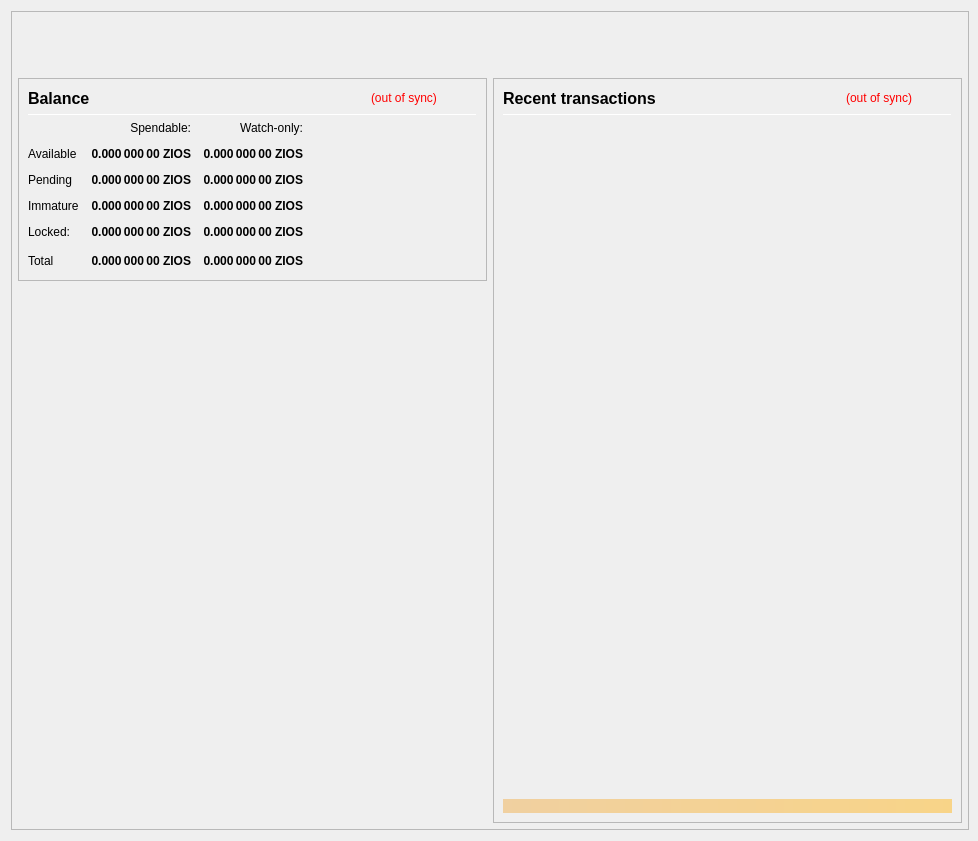
<?xml version="1.0" encoding="UTF-8"?>
<ui version="4.0">
 <class>OverviewPage</class>
 <widget class="QWidget" name="OverviewPage">
  <property name="geometry">
   <rect>
    <x>0</x>
    <y>0</y>
    <width>978</width>
    <height>841</height>
   </rect>
  </property>
  <property name="minimumSize">
   <size>
    <width>960</width>
    <height>682</height>
   </size>
  </property>
  <property name="font">
   <font>
    <weight>50</weight>
    <bold>false</bold>
   </font>
  </property>
  <property name="windowTitle">
   <string>Form</string>
  </property>
  <layout class="QVBoxLayout" name="topLayout" stretch="0">
   <property name="rightMargin">
    <number>9</number>
   </property>
   <item>
    <widget class="QFrame" name="frame_BG">
     <property name="minimumSize">
      <size>
       <width>850</width>
       <height>610</height>
      </size>
     </property>
     <property name="maximumSize">
      <size>
       <width>16777215</width>
       <height>16777215</height>
      </size>
     </property>
     <property name="frameShape">
      <enum>QFrame::StyledPanel</enum>
     </property>
     <property name="frameShadow">
      <enum>QFrame::Raised</enum>
     </property>
     <layout class="QVBoxLayout" name="verticalLayout_3" stretch="0">
      <property name="leftMargin">
       <number>0</number>
      </property>
      <property name="topMargin">
       <number>0</number>
      </property>
      <property name="rightMargin">
       <number>0</number>
      </property>
      <property name="bottomMargin">
       <number>6</number>
      </property>
      <item>
       <layout class="QVBoxLayout" name="verticalLayout_Master" stretch="0,1">
        <property name="leftMargin">
         <number>0</number>
        </property>
        <property name="topMargin">
         <number>0</number>
        </property>
        <property name="rightMargin">
         <number>0</number>
        </property>
        <property name="bottomMargin">
         <number>0</number>
        </property>
        <item>
         <widget class="QFrame" name="frame_Header">
          <layout class="QVBoxLayout" name="verticalLayout_Header" stretch="0">
           <property name="leftMargin">
            <number>0</number>
           </property>
           <property name="topMargin">
            <number>0</number>
           </property>
           <property name="rightMargin">
            <number>0</number>
           </property>
           <property name="bottomMargin">
            <number>0</number>
           </property>
           <item>
            <layout class="QHBoxLayout" name="horizontalLayout_Header" stretch="1,0">
             <property name="spacing">
              <number>6</number>
             </property>
             <item>
              <spacer name="horizontalSpacer_Header">
               <property name="orientation">
                <enum>Qt::Horizontal</enum>
               </property>
               <property name="sizeHint" stdset="0">
                <size>
                 <width>40</width>
                 <height>20</height>
                </size>
               </property>
              </spacer>
             </item>
             <item>
              <widget class="QLabel" name="labelOverviewHeaderRight">
               <property name="minimumSize">
                <size>
                 <width>464</width>
                 <height>60</height>
                </size>
               </property>
               <property name="maximumSize">
                <size>
                 <width>16777215</width>
                 <height>60</height>
                </size>
               </property>
               <property name="font">
                <font>
                 <pointsize>14</pointsize>
                </font>
               </property>
               <property name="text">
                <string/>
               </property>
               <property name="alignment">
                <set>Qt::AlignRight|Qt::AlignTrailing|Qt::AlignVCenter</set>
               </property>
              </widget>
             </item>
            </layout>
           </item>
          </layout>
         </widget>
        </item>
        <item>
         <widget class="QFrame" name="frame_Content">
          <layout class="QVBoxLayout" name="verticalLayout_Content">
           <property name="leftMargin">
            <number>6</number>
           </property>
           <property name="topMargin">
            <number>0</number>
           </property>
           <property name="rightMargin">
            <number>6</number>
           </property>
           <property name="bottomMargin">
            <number>0</number>
           </property>
           <item>
            <layout class="QHBoxLayout" name="horizontalLayout_Content" stretch="1,1">
             <property name="spacing">
              <number>6</number>
             </property>
             <item>
              <layout class="QVBoxLayout" name="verticalLayout_left" stretch="0,0">
               <item>
                <widget class="QFrame" name="frameBalances">
                 <property name="frameShape">
                  <enum>QFrame::StyledPanel</enum>
                 </property>
                 <property name="frameShadow">
                  <enum>QFrame::Raised</enum>
                 </property>
                 <layout class="QVBoxLayout" name="verticalLayout_4">
                  <item>
                   <layout class="QHBoxLayout" name="hlBalancesHeader" stretch="2,0,0">
                    <property name="spacing">
                     <number>6</number>
                    </property>
                    <item>
                     <widget class="QLabel" name="labelBalances">
                      <property name="minimumSize">
                       <size>
                        <width>0</width>
                        <height>0</height>
                       </size>
                      </property>
                      <property name="font">
                       <font>
                        <pointsize>12</pointsize>
                        <weight>75</weight>
                        <bold>true</bold>
                       </font>
                      </property>
                      <property name="text">
                       <string>Balance</string>
                      </property>
                     </widget>
                    </item>
                    <item>
                     <widget class="QLabel" name="labelWalletStatus">
                      <property name="cursor">
                       <cursorShape>WhatsThisCursor</cursorShape>
                      </property>
                      <property name="toolTip">
                       <string>The displayed information may be out of date. Your wallet automatically synchronizes with the Zios Coin network after a connection is established, but this process has not completed yet.</string>
                      </property>
                      <property name="styleSheet">
                       <string notr="true">QLabel { color: red; }</string>
                      </property>
                      <property name="text">
                       <string notr="true">(out of sync)</string>
                      </property>
                      <property name="alignment">
                       <set>Qt::AlignLeading|Qt::AlignLeft|Qt::AlignVCenter</set>
                      </property>
                     </widget>
                    </item>
                    <item>
                     <spacer name="hsBalancesHeader">
                      <property name="orientation">
                       <enum>Qt::Horizontal</enum>
                      </property>
                      <property name="sizeHint" stdset="0">
                       <size>
                        <width>40</width>
                        <height>20</height>
                       </size>
                      </property>
                     </spacer>
                    </item>
                   </layout>
                  </item>
                  <item>
                   <widget class="Line" name="lineBalances">
                    <property name="minimumSize">
                     <size>
                      <width>0</width>
                      <height>1</height>
                     </size>
                    </property>
                    <property name="maximumSize">
                     <size>
                      <width>16777215</width>
                      <height>1</height>
                     </size>
                    </property>
                    <property name="orientation">
                     <enum>Qt::Horizontal</enum>
                    </property>
                   </widget>
                  </item>
                  <item>
                   <layout class="QGridLayout" name="gridLayout">
                    <property name="spacing">
                     <number>12</number>
                    </property>
                    <item row="0" column="1">
                     <widget class="QLabel" name="labelSpendable">
                      <property name="text">
                       <string>Spendable:</string>
                      </property>
                      <property name="alignment">
                       <set>Qt::AlignRight|Qt::AlignTrailing|Qt::AlignVCenter</set>
                      </property>
                     </widget>
                    </item>
                    <item row="0" column="2">
                     <widget class="QLabel" name="labelWatchonly">
                      <property name="text">
                       <string>Watch-only:</string>
                      </property>
                      <property name="alignment">
                       <set>Qt::AlignRight|Qt::AlignTrailing|Qt::AlignVCenter</set>
                      </property>
                     </widget>
                    </item>
                    <item row="1" column="0">
                     <widget class="QLabel" name="labelAvailableText">
                      <property name="text">
                       <string>Available</string>
                      </property>
                      <property name="textInteractionFlags">
                       <set>Qt::NoTextInteraction</set>
                      </property>
                     </widget>
                    </item>
                    <item row="1" column="1">
                     <widget class="QLabel" name="labelAvailable">
                      <property name="font">
                       <font>
                        <weight>75</weight>
                        <bold>true</bold>
                       </font>
                      </property>
                      <property name="cursor">
                       <cursorShape>ArrowCursor</cursorShape>
                      </property>
                      <property name="toolTip">
                       <string>Your current spendable balance</string>
                      </property>
                      <property name="text">
                       <string notr="true">0.000 000 00 ZIOS</string>
                      </property>
                      <property name="alignment">
                       <set>Qt::AlignRight|Qt::AlignTrailing|Qt::AlignVCenter</set>
                      </property>
                      <property name="textInteractionFlags">
                       <set>Qt::NoTextInteraction</set>
                      </property>
                     </widget>
                    </item>
                    <item row="1" column="2">
                     <widget class="QLabel" name="labelWatchAvailable">
                      <property name="font">
                       <font>
                        <weight>75</weight>
                        <bold>true</bold>
                       </font>
                      </property>
                      <property name="cursor">
                       <cursorShape>ArrowCursor</cursorShape>
                      </property>
                      <property name="toolTip">
                       <string>Your current balance in watch-only addresses</string>
                      </property>
                      <property name="text">
                       <string notr="true">0.000 000 00 ZIOS</string>
                      </property>
                      <property name="alignment">
                       <set>Qt::AlignRight|Qt::AlignTrailing|Qt::AlignVCenter</set>
                      </property>
                      <property name="textInteractionFlags">
                       <set>Qt::NoTextInteraction</set>
                      </property>
                     </widget>
                    </item>
                    <item row="2" column="0">
                     <widget class="QLabel" name="labelPendingText">
                      <property name="text">
                       <string>Pending</string>
                      </property>
                      <property name="textInteractionFlags">
                       <set>Qt::NoTextInteraction</set>
                      </property>
                     </widget>
                    </item>
                    <item row="2" column="1">
                     <widget class="QLabel" name="labelPending">
                      <property name="font">
                       <font>
                        <weight>75</weight>
                        <bold>true</bold>
                       </font>
                      </property>
                      <property name="cursor">
                       <cursorShape>ArrowCursor</cursorShape>
                      </property>
                      <property name="toolTip">
                       <string>Total of transactions that have yet to be confirmed, and do not yet count toward the spendable balance</string>
                      </property>
                      <property name="text">
                       <string notr="true">0.000 000 00 ZIOS</string>
                      </property>
                      <property name="alignment">
                       <set>Qt::AlignRight|Qt::AlignTrailing|Qt::AlignVCenter</set>
                      </property>
                      <property name="textInteractionFlags">
                       <set>Qt::NoTextInteraction</set>
                      </property>
                     </widget>
                    </item>
                    <item row="2" column="2">
                     <widget class="QLabel" name="labelWatchPending">
                      <property name="font">
                       <font>
                        <weight>75</weight>
                        <bold>true</bold>
                       </font>
                      </property>
                      <property name="cursor">
                       <cursorShape>ArrowCursor</cursorShape>
                      </property>
                      <property name="toolTip">
                       <string>Unconfirmed transactions to watch-only addresses</string>
                      </property>
                      <property name="text">
                       <string notr="true">0.000 000 00 ZIOS</string>
                      </property>
                      <property name="alignment">
                       <set>Qt::AlignRight|Qt::AlignTrailing|Qt::AlignVCenter</set>
                      </property>
                      <property name="textInteractionFlags">
                       <set>Qt::NoTextInteraction</set>
                      </property>
                     </widget>
                    </item>
                    <item row="3" column="0">
                     <widget class="QLabel" name="labelImmatureText">
                      <property name="text">
                       <string>Immature</string>
                      </property>
                      <property name="textInteractionFlags">
                       <set>Qt::NoTextInteraction</set>
                      </property>
                     </widget>
                    </item>
                    <item row="3" column="1">
                     <widget class="QLabel" name="labelImmature">
                      <property name="font">
                       <font>
                        <weight>75</weight>
                        <bold>true</bold>
                       </font>
                      </property>
                      <property name="cursor">
                       <cursorShape>ArrowCursor</cursorShape>
                      </property>
                      <property name="toolTip">
                       <string>Staked or masternode rewards that has not yet matured</string>
                      </property>
                      <property name="text">
                       <string notr="true">0.000 000 00 ZIOS</string>
                      </property>
                      <property name="alignment">
                       <set>Qt::AlignRight|Qt::AlignTrailing|Qt::AlignVCenter</set>
                      </property>
                      <property name="textInteractionFlags">
                       <set>Qt::NoTextInteraction</set>
                      </property>
                     </widget>
                    </item>
                    <item row="3" column="2">
                     <widget class="QLabel" name="labelWatchImmature">
                      <property name="font">
                       <font>
                        <weight>75</weight>
                        <bold>true</bold>
                       </font>
                      </property>
                      <property name="cursor">
                       <cursorShape>ArrowCursor</cursorShape>
                      </property>
                      <property name="toolTip">
                       <string>Staked or masternode rewards in watch-only addresses that has not yet matured</string>
                      </property>
                      <property name="text">
                       <string notr="true">0.000 000 00 ZIOS</string>
                      </property>
                      <property name="alignment">
                       <set>Qt::AlignRight|Qt::AlignTrailing|Qt::AlignVCenter</set>
                      </property>
                      <property name="textInteractionFlags">
                       <set>Qt::NoTextInteraction</set>
                      </property>
                     </widget>
                    </item>
                    <item row="4" column="0">
                     <widget class="QLabel" name="labelLockedText">
                      <property name="toolTip">
                       <string>Locked ZIOS or Masternode collaterals.</string>
                      </property>
                      <property name="text">
                       <string>Locked:</string>
                      </property>
                     </widget>
                    </item>
                    <item row="4" column="1">
                     <widget class="QLabel" name="labelLocked">
                      <property name="font">
                       <font>
                        <weight>75</weight>
                        <bold>true</bold>
                       </font>
                      </property>
                      <property name="cursor">
                       <cursorShape>ArrowCursor</cursorShape>
                      </property>
                      <property name="toolTip">
                       <string>Locked ZIOS or Masternode collaterals.</string>
                      </property>
                      <property name="text">
                       <string notr="true">0.000 000 00 ZIOS</string>
                      </property>
                      <property name="alignment">
                       <set>Qt::AlignRight|Qt::AlignTrailing|Qt::AlignVCenter</set>
                      </property>
                      <property name="textInteractionFlags">
                       <set>Qt::NoTextInteraction</set>
                      </property>
                     </widget>
                    </item>
                    <item row="4" column="2">
                     <widget class="QLabel" name="labelWatchLocked">
                      <property name="font">
                       <font>
                        <weight>75</weight>
                        <bold>true</bold>
                       </font>
                      </property>
                      <property name="cursor">
                       <cursorShape>ArrowCursor</cursorShape>
                      </property>
                      <property name="toolTip">
                       <string>Current locked balance in watch-only addresses</string>
                      </property>
                      <property name="text">
                       <string notr="true">0.000 000 00 ZIOS</string>
                      </property>
                      <property name="alignment">
                       <set>Qt::AlignRight|Qt::AlignTrailing|Qt::AlignVCenter</set>
                      </property>
                      <property name="textInteractionFlags">
                       <set>Qt::NoTextInteraction</set>
                      </property>
                     </widget>
                    </item>
                    <item row="5" column="0">
                     <widget class="QLabel" name="labelTotalText">
                      <property name="text">
                       <string>Total</string>
                      </property>
                      <property name="textInteractionFlags">
                       <set>Qt::NoTextInteraction</set>
                      </property>
                     </widget>
                    </item>
                    <item row="5" column="1">
                     <widget class="QLabel" name="labelTotal">
                      <property name="font">
                       <font>
                        <weight>75</weight>
                        <bold>true</bold>
                       </font>
                      </property>
                      <property name="cursor">
                       <cursorShape>ArrowCursor</cursorShape>
                      </property>
                      <property name="toolTip">
                       <string>Your current total balance</string>
                      </property>
                      <property name="text">
                       <string notr="true">0.000 000 00 ZIOS</string>
                      </property>
                      <property name="alignment">
                       <set>Qt::AlignRight|Qt::AlignTrailing|Qt::AlignVCenter</set>
                      </property>
                      <property name="textInteractionFlags">
                       <set>Qt::NoTextInteraction</set>
                      </property>
                     </widget>
                    </item>
                    <item row="5" column="2">
                     <widget class="QLabel" name="labelWatchTotal">
                      <property name="font">
                       <font>
                        <weight>75</weight>
                        <bold>true</bold>
                       </font>
                      </property>
                      <property name="cursor">
                       <cursorShape>ArrowCursor</cursorShape>
                      </property>
                      <property name="toolTip">
                       <string>Current total balance in watch-only addresses</string>
                      </property>
                      <property name="text">
                       <string notr="true">0.000 000 00 ZIOS</string>
                      </property>
                      <property name="alignment">
                       <set>Qt::AlignRight|Qt::AlignTrailing|Qt::AlignVCenter</set>
                      </property>
                      <property name="textInteractionFlags">
                       <set>Qt::NoTextInteraction</set>
                      </property>
                     </widget>
                    </item>
                    <item row="5" column="3">
                     <spacer name="hsBalances">
                      <property name="orientation">
                       <enum>Qt::Horizontal</enum>
                      </property>
                      <property name="sizeHint" stdset="0">
                       <size>
                        <width>40</width>
                        <height>20</height>
                       </size>
                      </property>
                     </spacer>
                    </item>
                   </layout>
                  </item>
                 </layout>
                </widget>
               </item>
               <item>
                <spacer name="verticalSpacer">
                 <property name="orientation">
                  <enum>Qt::Vertical</enum>
                 </property>
                 <property name="sizeHint" stdset="0">
                  <size>
                   <width>20</width>
                   <height>40</height>
                  </size>
                 </property>
                </spacer>
               </item>
              </layout>
             </item>
             <item>
              <layout class="QVBoxLayout" name="verticalLayout_right" stretch="1">
               <item>
                <widget class="QFrame" name="frame_RecentTransactions">
                 <property name="minimumSize">
                  <size>
                   <width>0</width>
                   <height>0</height>
                  </size>
                 </property>
                 <property name="frameShape">
                  <enum>QFrame::StyledPanel</enum>
                 </property>
                 <property name="frameShadow">
                  <enum>QFrame::Raised</enum>
                 </property>
                 <layout class="QVBoxLayout" name="verticalLayout_1" stretch="0,0,0,0,0">
                  <item>
                   <layout class="QHBoxLayout" name="horizontalLayout_2" stretch="2,0,0">
                    <property name="spacing">
                     <number>3</number>
                    </property>
                    <item>
                     <widget class="QLabel" name="labelRecentTransactions">
                      <property name="minimumSize">
                       <size>
                        <width>0</width>
                        <height>20</height>
                       </size>
                      </property>
                      <property name="font">
                       <font>
                        <pointsize>12</pointsize>
                        <weight>75</weight>
                        <bold>true</bold>
                       </font>
                      </property>
                      <property name="text">
                       <string>Recent transactions</string>
                      </property>
                     </widget>
                    </item>
                    <item>
                     <widget class="QLabel" name="labelTransactionsStatus">
                      <property name="cursor">
                       <cursorShape>WhatsThisCursor</cursorShape>
                      </property>
                      <property name="toolTip">
                       <string>The displayed information may be out of date. Your wallet automatically synchronizes with the Zios Coin network after a connection is established, but this process has not completed yet.</string>
                      </property>
                      <property name="styleSheet">
                       <string notr="true">QLabel { color: red; }</string>
                      </property>
                      <property name="text">
                       <string notr="true">(out of sync)</string>
                      </property>
                      <property name="alignment">
                       <set>Qt::AlignRight|Qt::AlignTrailing|Qt::AlignVCenter</set>
                      </property>
                     </widget>
                    </item>
                    <item>
                     <spacer name="horizontalSpacer">
                      <property name="orientation">
                       <enum>Qt::Horizontal</enum>
                      </property>
                      <property name="sizeHint" stdset="0">
                       <size>
                        <width>40</width>
                        <height>20</height>
                       </size>
                      </property>
                     </spacer>
                    </item>
                   </layout>
                  </item>
                  <item>
                   <widget class="Line" name="line">
                    <property name="minimumSize">
                     <size>
                      <width>0</width>
                      <height>1</height>
                     </size>
                    </property>
                    <property name="maximumSize">
                     <size>
                      <width>16777215</width>
                      <height>1</height>
                     </size>
                    </property>
                    <property name="orientation">
                     <enum>Qt::Horizontal</enum>
                    </property>
                   </widget>
                  </item>
                  <item>
                   <widget class="QListView" name="listTransactions">
                    <property name="minimumSize">
                     <size>
                      <width>0</width>
                      <height>0</height>
                     </size>
                    </property>
                    <property name="styleSheet">
                     <string notr="true">QListView { background: transparent; }</string>
                    </property>
                    <property name="frameShape">
                     <enum>QFrame::NoFrame</enum>
                    </property>
                    <property name="verticalScrollBarPolicy">
                     <enum>Qt::ScrollBarAlwaysOff</enum>
                    </property>
                    <property name="horizontalScrollBarPolicy">
                     <enum>Qt::ScrollBarAlwaysOff</enum>
                    </property>
                    <property name="selectionMode">
                     <enum>QAbstractItemView::NoSelection</enum>
                    </property>
                   </widget>
                  </item>
                  <item>
                   <spacer name="verticalSpacer_2">
                    <property name="orientation">
                     <enum>Qt::Vertical</enum>
                    </property>
                    <property name="sizeType">
                     <enum>QSizePolicy::Expanding</enum>
                    </property>
                    <property name="sizeHint" stdset="0">
                     <size>
                      <width>20</width>
                      <height>40</height>
                     </size>
                    </property>
                   </spacer>
                  </item>
                  <item>
                   <widget class="QLabel" name="labelAlerts">
                    <property name="maximumSize">
                     <size>
                      <width>16777215</width>
                      <height>16777215</height>
                     </size>
                    </property>
                    <property name="styleSheet">
                     <string notr="true">background-color: qlineargradient(x1: 0, y1: 0, x2: 1, y2: 0, stop:0 #F0D0A0, stop:1 #F8D488); color:#000000;</string>
                    </property>
                    <property name="text">
                     <string/>
                    </property>
                    <property name="wordWrap">
                     <bool>true</bool>
                    </property>
                    <property name="margin">
                     <number>3</number>
                    </property>
                   </widget>
                  </item>
                 </layout>
                </widget>
               </item>
              </layout>
             </item>
            </layout>
           </item>
          </layout>
         </widget>
        </item>
       </layout>
      </item>
     </layout>
    </widget>
   </item>
  </layout>
 </widget>
 <resources/>
 <connections/>
</ui>
